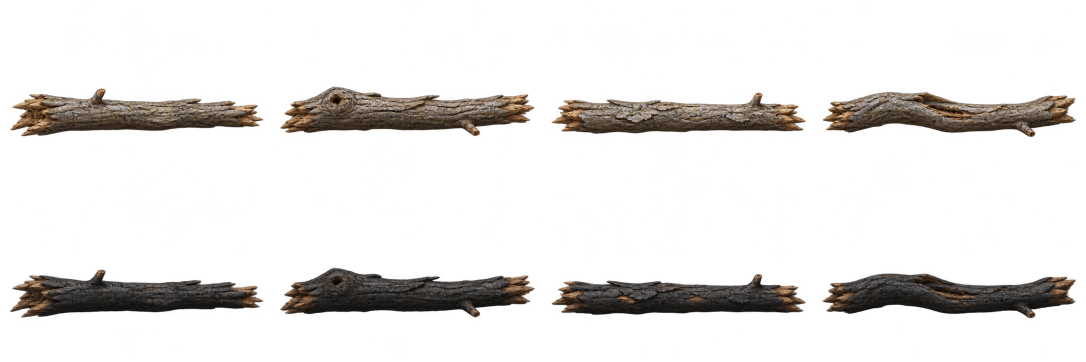
#> input picture art/nature/landscape-style-b/sources/log_fallen.png, 2172 x 724 px, given in place of log_fallen.png.png, which was not available (shown at 1/2 size)
$ python -i export_landscape_style_b.py   (imports and definitions only)
#> lines starting #> are read from the running program, lines starting #| are printed output that depends on the picture; after the words box and inside, x2 and y2 are one past the last pixel; in counts of white or black regions, pixels touching at a corner belong together
"""Stil-B-Landschaft: archivierte Material-/Pflanzenquellen proportional exportieren.

Weltmaß und Weltfußpunkte bleiben erhalten. Keine Zufallszahlen, keine Änderung
an Simulation oder Renderer. Aufruf aus dem Repository mit Pillow/NumPy/SciPy.
"""
import hashlib
import json
from pathlib import Path

import numpy as np
from PIL import Image, ImageDraw, ImageFont

ROOT = Path(__file__).resolve().parents[2]
REVIEW = ROOT / 'art/nature/landscape-style-b'
ASSETS = ROOT / 'assets/nature'
GROUND = ['soil', 'sand', 'rock', 'grass_wet', 'grass_dry', 'burnt',
          'shrub_floor', 'forest_floor', 'silt']
WALLS = [('soil', 2), ('sand', 2), ('rock', 3)]
PLANTS = ['tree_young', 'tree_mid', 'tree_old', 'shrub', 'snag_standing', 'log_fallen']


def sha(path):
    return hashlib.sha256(path.read_bytes()).hexdigest()


def source(name):
    return Image.open(REVIEW / 'sources' / (name + '.png')).convert('RGBA')
#> returned value is the input picture: PIL image 2172x724 RGBA; mean R, G, B, A 14.1, 11.7, 9.8, 37.5


# [36 lines left out: function material, not called in this run]


def plant_cuts(name):
    im = source(name)
    cuts = []
    connected = None
    if name in ("snag_standing", "tree_mid", "tree_old"):
        # Diese Quelle hält das mathematische Raster nicht ein. Ganze
        # zusammenhängende Holzsilhouetten statt Wurzeln/Spitzen abschneiden.
        from export_people_style_b import split
        connected = split(REVIEW / "sources" / (name + ".png"), 4, 2)
    for row in range(2):
        for col in range(4):
            cell = im.crop((round(col * im.width / 4), round(row * im.height / 2),
                            round((col + 1) * im.width / 4), round((row + 1) * im.height / 2)))
            if connected is not None:
                cell = connected[row * 4 + col]
            alpha = np.asarray(cell)[:, :, 3]
            if max(alpha[0].max(), alpha[-1].max(), alpha[:, 0].max(), alpha[:, -1].max()) > 64:
                raise ValueError(f'Pflanze am Quellzellenrand: {name}, {row}/{col}')
            box = cell.getchannel('A').point(lambda a: 255 if a > 64 else 0).getbbox()
            if box is None:
                raise ValueError(f'Leere Pflanzenzelle: {name}')
            cut = cell.crop(box)
            opaque = np.asarray(cut)[:, :, 3] > 160
            ys, xs = np.where(opaque)
            bottom = int(ys.max()) + 1
            foot = float(np.median(xs[ys >= bottom - 5])) + .5
            if name == 'log_fallen':
                foot = cut.width / 2
            cuts.append((cut, (foot, bottom)))
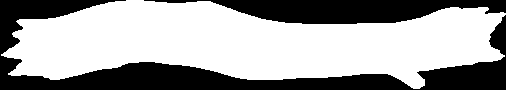
#> opaque: shape (90, 506) bool; 63.3% white; 2 black regions, box (x1, y1, x2, y2) and area: (0, 0, 506, 90) 11574, (144, 0, 506, 24) 5119
#> after the loop, cuts = 8 items
    return cuts


# [107 lines left out: functions export, contact_sheet, not called in this run]


# [2 lines not run here, left out]

>>> result = plant_cuts('../../art/nature/landscape-style-b/sources/log_fallen.png')
#> result = 8 items

$ run again, on art/nature/landscape-style-b/sources/tree_young.png
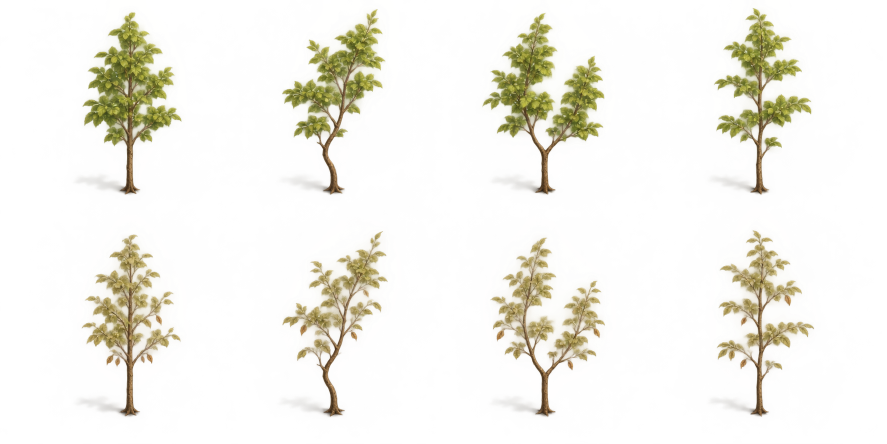
#> input picture art/nature/landscape-style-b/sources/tree_young.png, 1774 x 887 px, given in place of tree_young.png.png, which was not available (shown at 1/2 size)
#> in source, returned value is the input picture: PIL image 1774x887 RGBA; mean R, G, B, A 52.6, 44.6, 25, 27.5
#> after the loop in plant_cuts, `for row in range(2):`:
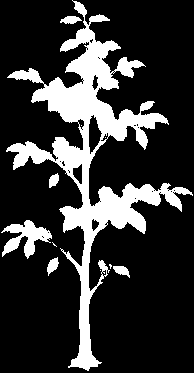
#> opaque: shape (373, 194) bool; 20.2% white; 11 white regions (5 under 20 px), largest, box (x1, y1, x2, y2) and area: (6, 0, 193, 371) 13268, (1, 220, 52, 259) 882, (47, 257, 59, 276) 126, (60, 16, 82, 24) 118, (113, 266, 130, 278) 117, (49, 173, 59, 188) 102
#> after the loop in plant_cuts, `for row in range(2):`: cuts = 8 items
